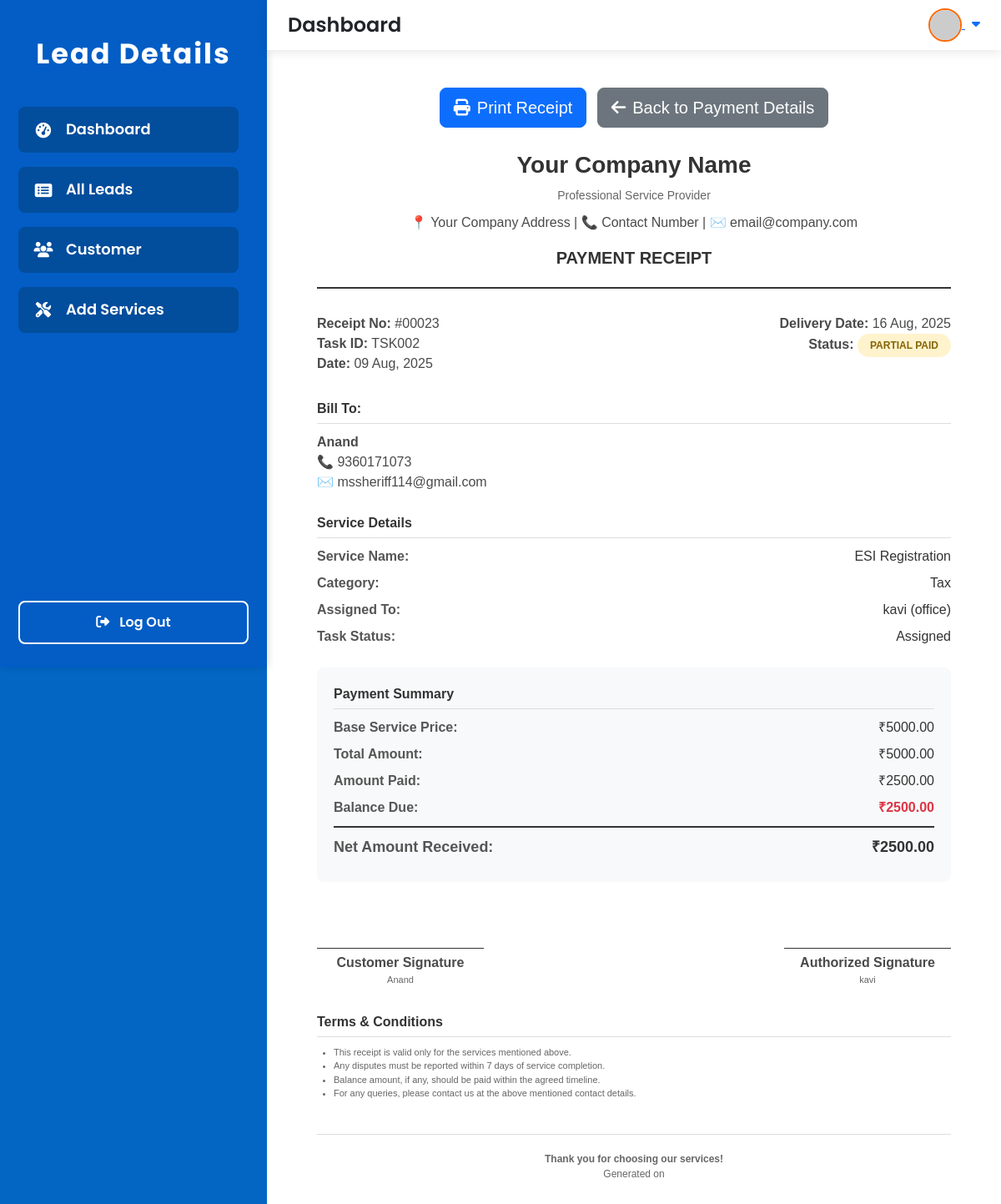
The app's page /payment/receipt/23/ with its own data.
### lead/models.py (models this page shows, shortened)
class Task(models.Model):
    PAYMENT_STATUS_CHOICES = [
        ('paid', 'Paid'),
        ('pending', 'Pending'),
        ('partial', 'Partial Paid'),
    ]
    TASK_STATUS_CHOICES = [
        ('assigned', 'Assigned'),
        ('in_progress', 'In Progress'),
        ('completed', 'Completed'),
        ('on_hold', 'On Hold'),
        ('cancelled', 'Cancelled'),
    ]
    task_id = models.CharField(max_length=20, unique=True, blank=True)
    assigned_to = models.ForeignKey(Employee, on_delete=models.CASCADE, related_name='assigned_tasks')
    customer_name = models.ForeignKey(Lead, on_delete=models.CASCADE, related_name='customer_tasks')
    service_name = models.ForeignKey(Service, on_delete=models.CASCADE, related_name='service_tasks')
    delivery_date = models.DateField()
    payment_amount = models.DecimalField(max_digits=10, decimal_places=2)
    amount_paid = models.DecimalField(max_digits=10, decimal_places=2, default=0)
    payment_status = models.CharField(max_length=10, choices=PAYMENT_STATUS_CHOICES, default='pending')
    balance_amount = models.DecimalField(max_digits=10, decimal_places=2, default=0.00, blank=True, null=True)
    task_notes = models.TextField(blank=True, null=True)
    task_status = models.CharField(max_length=15, choices=TASK_STATUS_CHOICES, default='assigned')
    created_at = models.DateTimeField(auto_now_add=True)
    updated_at = models.DateTimeField(auto_now=True)

class Lead(models.Model):
    LEAD_TYPE_CHOICES = [
    ('customer', 'Customer'),
    ('partner', 'Partner'),
    ('vendor', 'Vendor'),
    ('other', 'Other'),
]
    customer_id = models.CharField(max_length=50, unique=True)
    customer_name = models.CharField(max_length=200)
    mobile_no = models.CharField(max_length=15)
    father_name = models.CharField(max_length=200, blank=True, null=True)
    spouse_name = models.CharField(max_length=200, blank=True, null=True)
    mother_name = models.CharField(max_length=200, blank=True, null=True)
    aadhar_card_no = models.CharField(max_length=12, blank=True, null=True)
    pan_no = models.CharField(max_length=10, blank=True, null=True)
    company_name = models.CharField(max_length=200, blank=True, null=True)
    email_id = models.EmailField(blank=True, null=True)
    gst_no = models.CharField(max_length=15, blank=True, null=True)
    cin_no = models.CharField(max_length=21, blank=True, null=True)
    assigned_to = models.CharField(max_length=200, blank=True, null=True)
    delivery_date = models.DateField(blank=True, null=True)
    document_name = models.CharField(max_length=255, blank=True, null=True)  # Add this line
    upload_document = models.FileField(upload_to='documents', blank=True, null=True)
    note = models.TextField(blank=True, null=True)
    created_at = models.DateTimeField(auto_now_add=True)
    updated_at = models.DateTimeField(auto_now=True)
    lead_type = models.CharField(max_length=10, choices=LEAD_TYPE_CHOICES, default='lead')
    class Meta:
        ordering = ['-created_at']

class Service(models.Model):
    CATEGORY_CHOICES = [
        ('Tax', 'Tax'),
        ('Registration', 'Registration'),
        ('Consultancy', 'Consultancy'),
        ('Filing', 'Filing'),
        ('Legal', 'Legal'),
    ]
    name = models.CharField(max_length=200)
    category = models.CharField(max_length=50, choices=CATEGORY_CHOICES)
    base_price = models.DecimalField(max_digits=10, decimal_places=2)
    description = models.TextField(blank=True, null=True)
    created_at = models.DateTimeField(auto_now_add=True)
    updated_at = models.DateTimeField(auto_now=True)
    class Meta:
        ordering = ['name']

class Employee(models.Model):
    employee_id = models.CharField(max_length=20, unique=True)
    employee_name = models.CharField(max_length=100)
    designation = models.CharField(max_length=60, default="none")
    phone_number = models.CharField(max_length=15)
    email = models.EmailField()
    address = models.TextField()
    username = models.CharField(max_length=50, unique=True, null=True, blank=True)
    password = models.CharField(max_length=128, null=True, blank=True)  # store hashed password

### lead/views.py (the view)
# urls.py: path('payment/receipt/<int:payment_id>/', views.payment_receipt, name='payment_receipt'),
def payment_receipt(request, payment_id):
    payment = get_object_or_404(Task, id=payment_id)
    return render(request, 'payment_receipt.html', {'payment': payment})

### lead/templates/payment_receipt.html (shortened to what this page needs)
{% extends 'base.html' %}
{% block content %}
<div class="receipt-container">
    <div class="no-print mb-4 text-center">
        <button onclick="window.print()" class="btn btn-primary btn-lg">
            <i class="fas fa-print me-2"></i>Print Receipt
        </button>
        <a href="{% url 'payment_detail' payment.id %}" class="btn btn-secondary btn-lg ms-2">
            <i class="fas fa-arrow-left me-2"></i>Back to Payment Details
        </a>
    </div>
    <div class="receipt-header">
        <div class="company-name">Your Company Name</div>
        <div class="company-tagline">Professional Service Provider</div>
        <div>📍 Your Company Address | 📞 Contact Number | ✉️ email@company.com</div>
        <div class="receipt-title">PAYMENT RECEIPT</div>
    </div>
    <div class="receipt-info">
        <div class="receipt-left">
            <div><strong>Receipt No:</strong> #{{ payment.id|stringformat:"05d" }}</div>
            <div><strong>Task ID:</strong> {{ payment.task_id }}</div>
            <div><strong>Date:</strong> {{ payment.created_at|date:"d M, Y" }}</div>
        </div>
        <div class="receipt-right">
            <div><strong>Delivery Date:</strong> {{ payment.delivery_date|date:"d M, Y" }}</div>
            <div><strong>Status:</strong>
                <span class="payment-status {% if payment.payment_status == 'paid' %}status-paid{% elif payment.payment_status == 'partial' %}status-partial{% else %}status-pending{% endif %}">
                    {{ payment.get_payment_status_display }}
                </span>
            </div>
        </div>
    </div>
    <div class="info-section">
        <div class="section-title">Bill To:</div>
        <div><strong>{{ payment.customer_name.customer_name }}</strong></div>
        <div>📞 {{ payment.customer_name.mobile_no }}</div>
        <div>✉️ {{ payment.customer_name.email_id }}</div>
    </div>
    <div class="info-section">
        <div class="section-title">Service Details</div>
        <div class="info-row">
            <span class="info-label">Service Name:</span>
            <span class="info-value">{{ payment.service_name.name }}</span>
        </div>
        <div class="info-row">
            <span class="info-label">Category:</span>
            <span class="info-value">{{ payment.service_name.category }}</span>
        </div>
        <div class="info-row">
            <span class="info-label">Assigned To:</span>
            <span class="info-value">{{ payment.assigned_to.employee_name }} ({{ payment.assigned_to.designation }})</span>
        </div>
        <div class="info-row">
            <span class="info-label">Task Status:</span>
            <span class="info-value">{{ payment.get_task_status_display }}</span>
        </div>
    </div>
    <div class="amount-section">
        <div class="section-title">Payment Summary</div>
        <div class="info-row">
            <span class="info-label">Base Service Price:</span>
            <span class="info-value">₹{{ payment.service_name.base_price|floatformat:2 }}</span>
        </div>
        <div class="info-row">
            <span class="info-label">Total Amount:</span>
            <span class="info-value">₹{{ payment.payment_amount|floatformat:2 }}</span>
        </div>
        <div class="info-row">
            <span class="info-label">Amount Paid:</span>
            <span class="info-value">₹{{ payment.amount_paid|floatformat:2 }}</span>
        </div>
        {% if payment.balance_amount > 0 %}
        <div class="info-row">
            <span class="info-label">Balance Due:</span>
            <span class="info-value" style="color: #dc3545; font-weight: bold;">₹{{ payment.balance_amount|floatformat:2 }}</span>
        </div>
        {% endif %}
        <div class="total-amount info-row">
            <span class="info-label">Net Amount Received:</span>
            <span class="info-value">₹{{ payment.amount_paid|floatformat:2 }}</span>
        </div>
    </div>
    <div class="signature-section">
        <div class="signature-box">
            <div class="signature-line"></div>
            <div><strong>Customer Signature</strong></div>
            <div style="font-size: 11px; color: #666;">{{ payment.customer_name.customer_name }}</div>
        </div>
        <div class="signature-box">
            <div class="signature-line"></div>
            <div><strong>Authorized Signature</strong></div>
            <div style="font-size: 11px; color: #666;">{{ payment.assigned_to.employee_name }}</div>
        </div>
    </div>
    <div class="terms-conditions">
        <div class="section-title">Terms & Conditions</div>
        <ul style="margin: 0; padding-left: 20px;">
            <li>This receipt is valid only for the services mentioned above.</li>
            <li>Any disputes must be reported within 7 days of service completion.</li>
            <li>Balance amount, if any, should be paid within the agreed timeline.</li>
            <li>For any queries, please contact us at the above mentioned contact details.</li>
        </ul>
    </div>
    <div class="receipt-footer">
        <div><strong>Thank you for choosing our services!</strong></div>
        <div>Generated on {{ "now"|date:"d M, Y - H:i A" }}</div>
    </div>
</div>
{% endblock %}

### lead/templates/base.html (style rules this page uses)
:root { --menu-bg: #035dc5; --menu-highlight: #fe6902; --menu-item-bg: #024d9c; --menu-item-hover: #1677ff; --sidebar-width: 320px; --header-height: 60px; --transition-speed: 0.3s; }
html, body { height: 100%; margin: 0; padding: 0; font-family: 'Poppins', Arial, sans-serif; background: #0366c3; color: #4a4a4a; overflow-y: auto; }

### lead/templates/payment_receipt.html (style rules this page uses)
.receipt-container { max-width: 800px; margin: 0 auto; padding: 20px; font-family: 'Arial', sans-serif; }
.receipt-header { text-align: center; border-bottom: 2px solid #333; padding-bottom: 20px; margin-bottom: 30px; }
.company-name { font-size: 28px; font-weight: bold; color: #333; margin-bottom: 5px; }
.company-tagline { font-size: 14px; color: #666; margin-bottom: 10px; }
.receipt-title { font-size: 20px; font-weight: bold; color: #333; margin-top: 15px; }
.receipt-info { display: flex; justify-content: space-between; margin-bottom: 30px; flex-wrap: wrap; }
.receipt-left, .receipt-right { flex: 1; min-width: 250px; }
.receipt-right { text-align: right; }
.info-section { margin-bottom: 25px; }
.section-title { font-size: 16px; font-weight: bold; color: #333; margin-bottom: 10px; border-bottom: 1px solid #ddd; padding-bottom: 5px; }
.info-row { margin-bottom: 8px; display: flex; justify-content: space-between; }
.info-label { font-weight: bold; color: #555; min-width: 120px; }
.info-value { color: #333; flex: 1; text-align: right; }
.amount-section { background-color: #f8f9fa; padding: 20px; border-radius: 8px; margin: 20px 0; }
.total-amount { font-size: 18px; font-weight: bold; color: #333; border-top: 2px solid #333; padding-top: 10px; margin-top: 10px; }
.payment-status { display: inline-block; padding: 5px 15px; border-radius: 20px; font-weight: bold; text-transform: uppercase; font-size: 12px; }
.status-partial { background-color: #fff3cd; color: #856404; }
.receipt-footer { text-align: center; margin-top: 40px; padding-top: 20px; border-top: 1px solid #ddd; color: #666; font-size: 12px; }
.terms-conditions { margin-top: 30px; font-size: 11px; color: #666; line-height: 1.5; }
.signature-section { margin-top: 40px; display: flex; justify-content: space-between; }
.signature-box { width: 200px; text-align: center; }
.signature-line { border-bottom: 1px solid #333; margin-bottom: 5px; height: 40px; }

### records on screen
Task: id "00023", task_id "TSK002", created_at "09 Aug, 2025", delivery_date "16 Aug, 2025", payment_status "PARTIAL PAID", customer_name.customer_name "Anand", customer_name.mobile_no "9360171073", customer_name.email_id "mssheriff114@gmail.com", service_name.name "ESI Registration", service_name.category "Tax", assigned_to.employee_name "kavi", assigned_to.designation "office", task_status "Assigned", service_name.base_price "5000.00", payment_amount "5000.00", amount_paid "2500.00", balance_amount "2500.00"
